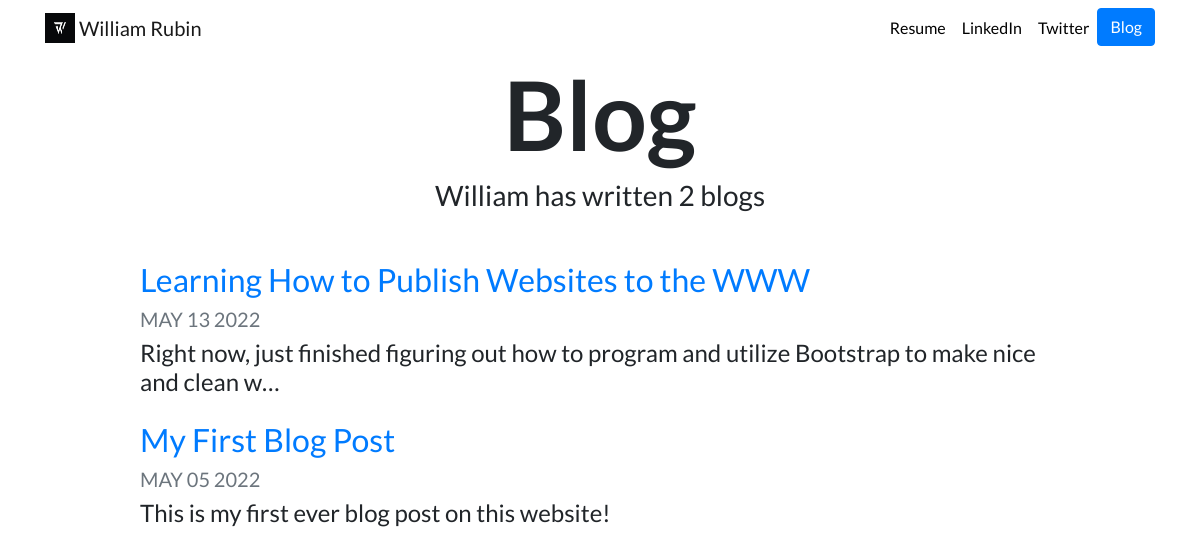
Screenshot of /blog/ with the database file from the repository.
### blog/models.py (models this page shows, shortened)
class Blog(models.Model):
    title = models.CharField(max_length=200)
    description = models.TextField()
    date = models.DateField()

### blog/views.py (the view)
# urls.py: path('', views.all_blogs, name='all_blogs'),
def all_blogs(request):
    blogs = Blog.objects.order_by('-date')
    return render(request, 'blog/all_blogs.html', {'blogs':blogs})

### blog/templates/blog/all_blogs.html
{% extends "portfolio/base.html" %}
{% load static %}
{% block content %}
<h1 id="blogtitle" class="font-weight-bold text-center">Blog</h1>
<h3 class="text-center mb-5">William has written {{ blogs.count }} blog{{ blogs.count|pluralize }}</h3>
{% for blog in blogs %}
<div class="row justify-content-center my-3">
  <div class="col-md-10">
    <a href="{% url 'blog:detail' blog.id %}">
      <h2>{{ blog.title }}</h2>
    </a>
    <h5 class="text-muted">{{ blog.date|date:'M d Y'|upper }}</h5>
    <h4>{{ blog.description|striptags|truncatechars:100 }}</h4>
  </div>
</div>
{% endfor %}
{% endblock %}

### portfolio/static/portfolio/custom.css (style rules this page uses)
body { font-family: 'Lato', sans-serif; }
#blogtitle { font-size: 6rem; }

### rows the page displays
Blog: title "Learning How to Publish Websites to the WWW", date "MAY 13 2022", description "Right now, just finished figuring out how to program and utilize Bootstrap to make nice and clean w…"
Blog: title "My First Blog Post", date "MAY 05 2022", description "This is my first ever blog post on this website!"

### other values shown
{{ blogs.count }} "2"
